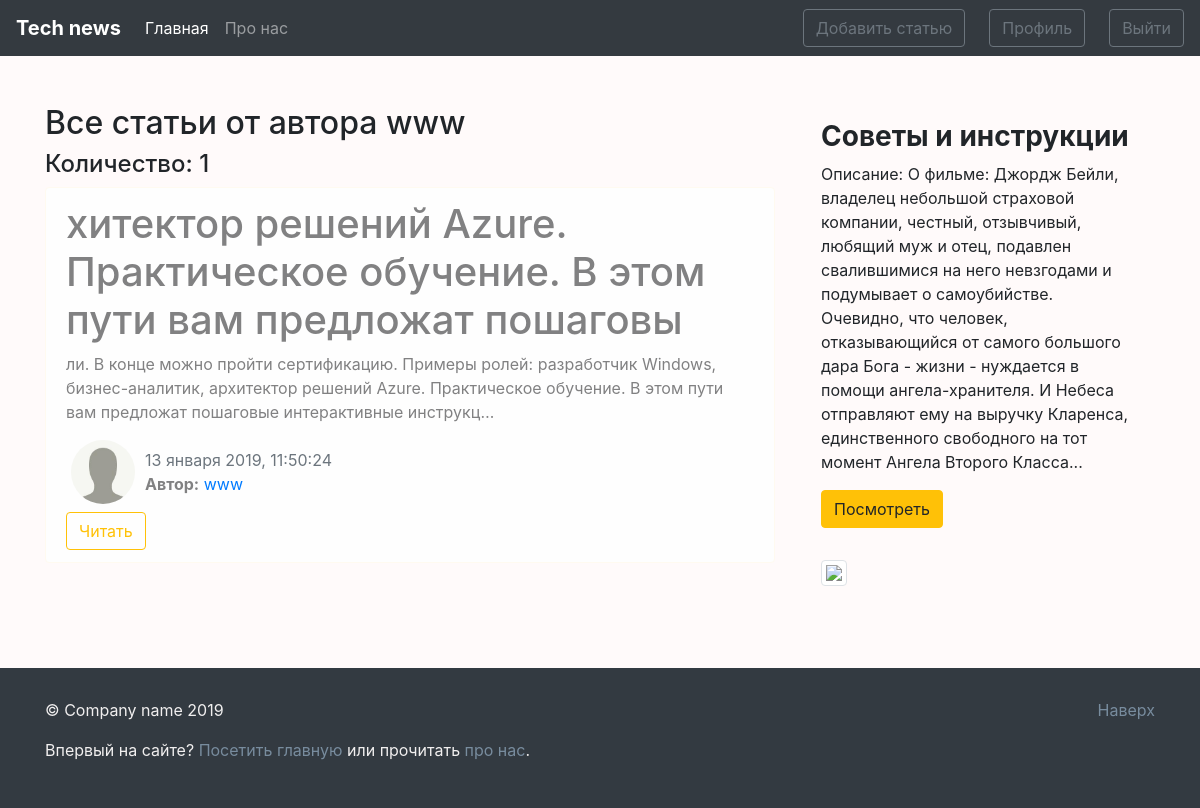
The app's page /user/www/ (signed in) with its own data.
### blog/models.py (models this page shows, shortened)
class News(models.Model):
    title = models.CharField(max_length=100) # не больше 250 можно
    text = models.TextField()
    date = models.DateTimeField(default=timezone.now)
    author = models.ForeignKey(User, on_delete=models.CASCADE)

### users/models.py (models this page shows, shortened)
class Profile(models.Model):
    user = models.OneToOneField(User, on_delete=models.CASCADE)
    img = models.ImageField(default='default.jpg', upload_to='user_images')

### blog/views.py (the view)
# urls.py: path('user/<str:username>/', views.UserAllNewsView.as_view(), name='user-news'),
class UserAllNewsView(ListView):
    model = News
    template_name = 'blog/user_news.html'
    context_object_name = 'news'
    paginate_by = 3
    def get_queryset(self):
        user = get_object_or_404(User, username=self.kwargs.get('username'))
        return News.objects.filter(author=user).order_by('-date')
    def get_context_data(self, **kwards):
        ctx = super(UserAllNewsView, self).get_context_data(**kwards)
        ctx['title'] = f"Все статьи от пользователя {self.kwargs.get('username')}"
        return ctx

### blog/templates/blog/user_news.html (shortened to what this page needs)
{% extends 'blog/main.html' %}
{% block main_section %}
  <h2>Все статьи от автора {{ view.kwargs.username }}</h2>
  <h4>Количество: {{ page_obj.paginator.count }}</h4>
  {% for post in news %}
    <div class="alert alert-light">
      <h1>{{ post.title }}</h1>
      <p>{{ post.text|striptags|truncatechars:200 }}</p>
      <div class="row">
        <div>
          {% if post.author.profile.img %}
            <img src="{{ post.author.profile.img.url }}" alt="{{ post.author }}" class="user_image">
          {% else %}
            <img src="/images/default.jpg" alt="{{ post.author }}" class="user_image">
          {% endif %}
        </div>
        <div class="mt-2">
          <span class="text-muted">{{ post.date|date:"d E Y, H:i:s" }}</span>
          <p><b>Автор:</b> <a href="{% url 'user-news' post.author %}">{{post.author}}</a></p>
        </div>
      </div>
      <a href="{% url 'news-detail' post.id %}" class="btn btn-outline-warning">Читать</a>
    </div>
  {% endfor %}
{% endblock main_section %}
{% block aside_news_section %}
  <h3><b>Советы и инструкции</b></h3>
  <p>Описание: О фильме: Джордж Бейли, владелец небольшой страховой компании, честный, отзывчивый, любящий муж и отец, подавлен свалившимися на него невзгодами и подумывает о самоубийстве. Очевидно, что человек, отказывающийся от самого большого дара Бога - жизни - нуждается в помощи ангела-хранителя. И Небеса отправляют ему на выручку Кларенса, единственного свободного на тот момент Ангела Второго Класса...</p>
  <a href="" target="_blank">
    <button class="btn btn-warning">Посмотреть</button>
  </a>
{% endblock aside_news_section %}

### blog/static/blog/main.css (style rules this page uses)
body { background: #fffafa }
img { max-width: 100%!important; }
.alert-light { border-color: #fffaf0 }
.user_image { width: 64px; height: 64px; border-radius: 50%; margin-right: 10px; margin-left: 20px; }

### records on screen
News: title "хитектор решений Azure. Практическое обучение. В этом пути вам предложат пошаговы", text "ли. В конце можно пройти сертификацию. Примеры ролей: разработчик Windows, бизнес-аналитик, архитектор решений Azure. Практическое обучение. В этом пути вам предложат пошаговые интерактивные инструкц…", author.profile.img (placeholder picture), date "13 января 2019, 11:50:24", author "www"

### other values on screen
{{ view.kwargs.username }} "www"
{{ page_obj.paginator.count }} "1"
